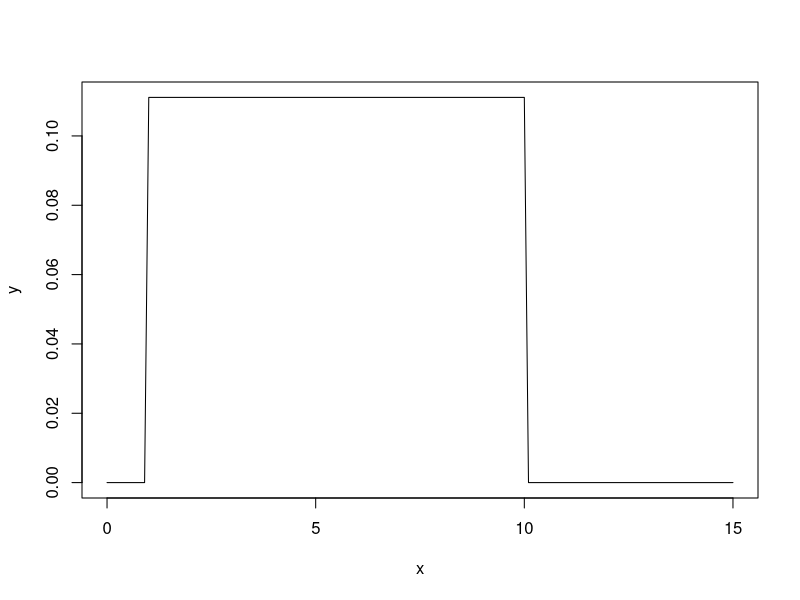
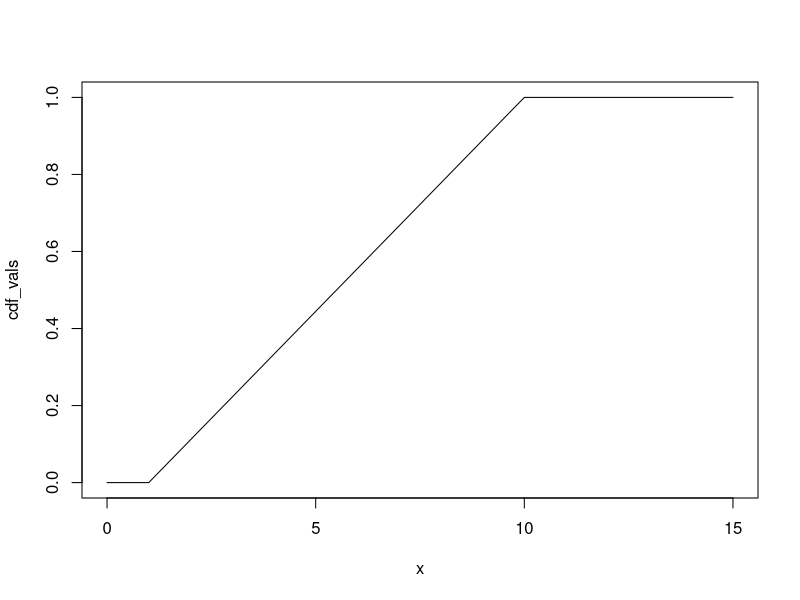
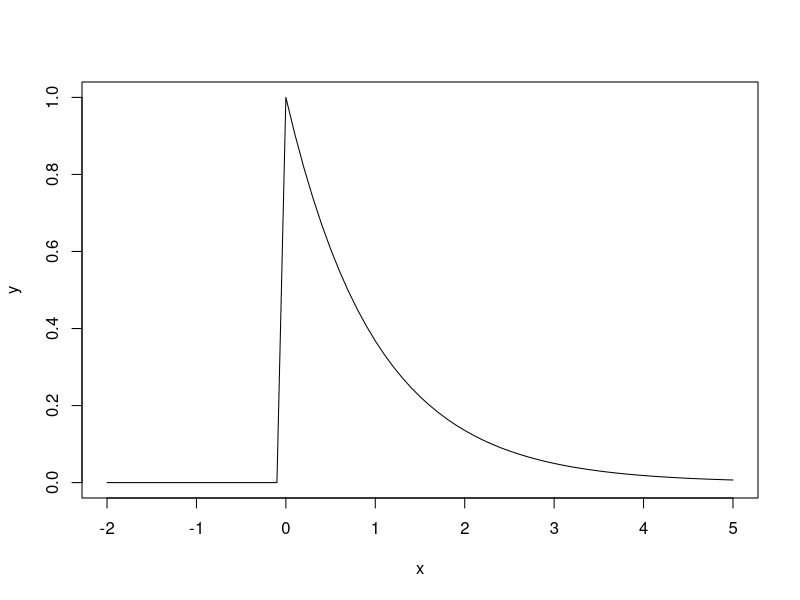
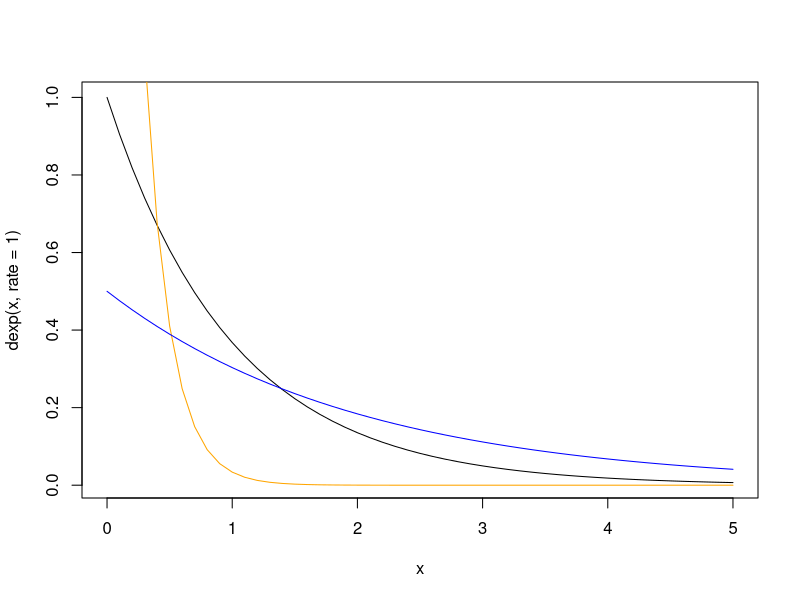
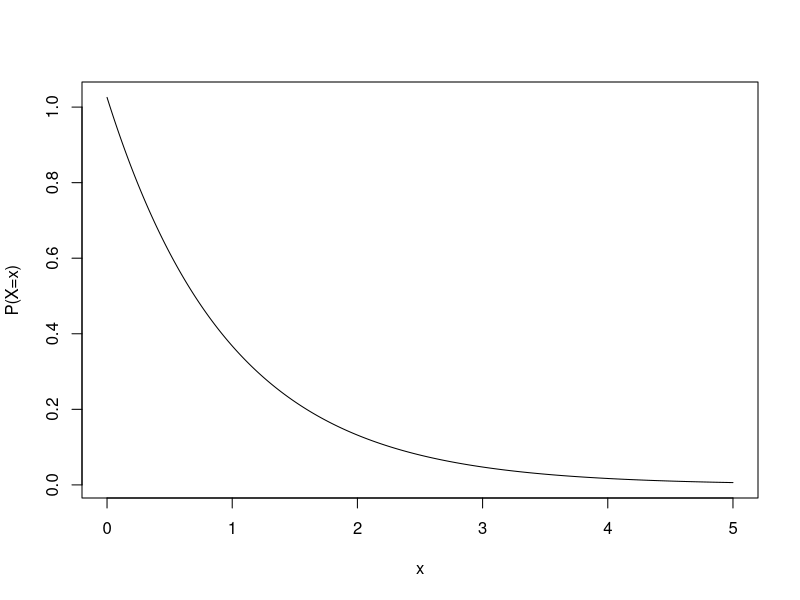
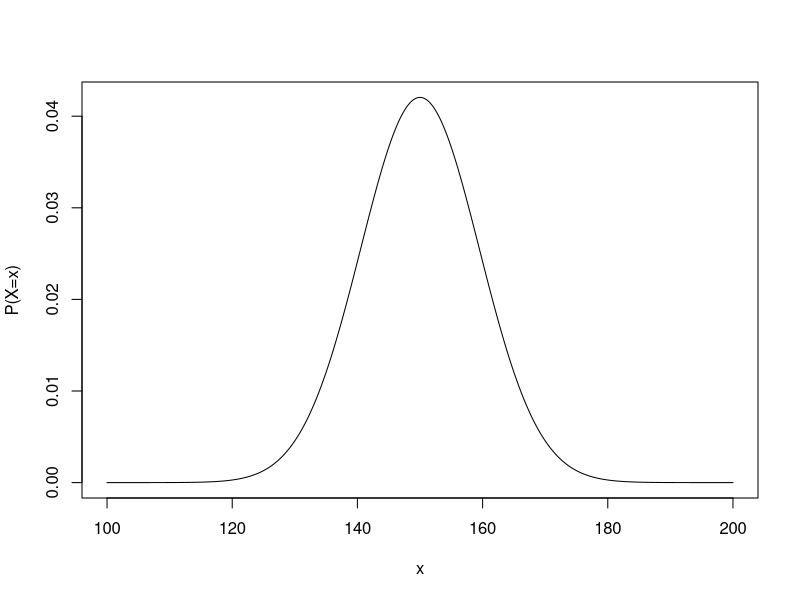

Generate these figures, in order, with R:
## ---- chunk 1
knitr::opts_chunk$set(echo = TRUE)
## ---- chunk 2
# Continuous Uniform Distribution [1, 10]

# d** returns the density 
x <- seq(0, 15, 0.1)
y <- dunif(x, min = 1, max = 10)
plot(x, y, type = "l")

# p** is the CDF (P(X<=x))
cdf_vals <- punif(x, min = 1, max = 10)
plot(x, cdf_vals, type = "l")

# q** is the quantile function
qunif(0.5, min = 1, max = 10)

# r** is the random number generator (random numbers that follow the given distribution)
runif(10, min = 1, max = 10)
## ---- chunk 3
# d** returns the density 
x <- seq(-2, 5, 0.1)
y <- dexp(x, rate = 1)
plot(x, y, type = "l")

# the effect of changing rate
x <- seq(0, 5, 0.1)

plot(x, dexp(x, rate = 1), type = "l")
lines(x, dexp(x, rate = 5), col = "orange")
lines(x, dexp(x, rate =.5), col = "blue")
## ---- chunk 4
rate <- 1 / .975
plot(seq(0, 5, 0.01), dexp(seq(0, 5, 0.01), rate = rate), type = "l", xlab = "x", ylab = "P(X=x)")
## ---- chunk 5
1 - pexp(2, rate)
pexp(2, rate = rate, lower.tail = FALSE)
## ---- chunk 6
x <- seq(100, 200, 0.01)
plot(x, dnorm(x, mean = 150, sd = sqrt(90)), type = "l", xlab = "x", ylab = "P(X=x)")
## ---- chunk 7
pnorm(110, mean = 150, sd = sqrt(90))
## ---- chunk 8
pnorm(120, mean = 150, sd = sqrt(90), lower.tail = FALSE)
## ---- chunk 9
pnorm(160, mean = 150, sd = sqrt(90)) - pnorm(90, mean = 150, sd = sqrt(90))
